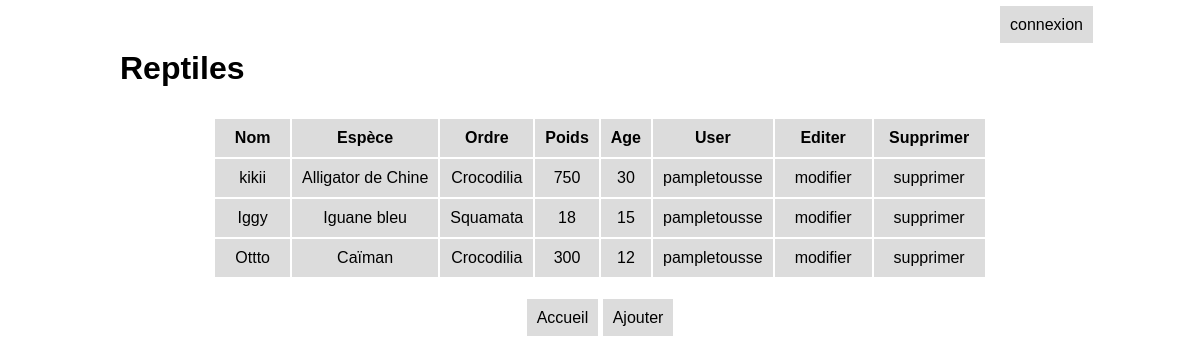
The page /liste/ on the database its author committed.
### reptiles_app/models.py (models this page shows)
class Reptile(models.Model):
    nom = models.CharField(max_length=100)
    nomEspece = models.CharField(max_length=200)
    ordre = models.CharField(max_length=200)
    age = models.PositiveIntegerField(default=0)
    poids = models.PositiveIntegerField()
    user = models.ForeignKey(User,on_delete=models.CASCADE)

### reptiles_app/views.py (the view)
# urls.py: path('liste/',views.liste,name='liste'),
def liste(request):
    template = loader.get_template("reptiles/liste.html")
    reptiles = Reptile.objects.all()
    context = getUserContext(request)
    context['reptiles'] = reptiles
    return HttpResponse(template.render(context,request))

### reptiles_app/views.py (called while the page is built)
def getUserContext(request):
    context={}
    if request.user.is_authenticated == False:
        nom = ""
        codeco = "connexion"
    else:
        nom = request.user.username
        codeco = "deconnexion"
    context["userContext"]=nom
    context["codeco"]=codeco
    return context

### reptiles_app/templates/reptiles/liste.html
{% extends "reptiles/layout.html" %}
{% block content %}
<h1>Reptiles</h1>
<table class="listeReptiles">
    <thead>
        <tr>
            <td>Nom</td>
            <td>Espèce</td>
            <td>Ordre</td>
            <td>Poids</td>
            <td>Age</td>
            <td>User</td>
            <td>Editer</td>
            <td>Supprimer</td>
        </tr>
    </thead>
    <tbody>
        {% for reptile in reptiles %}
        <tr>
            <td><a href="{% url 'detail' reptile.pk %}">{{reptile.nom}}</a></td>
            <td>{{reptile.nomEspece}}</td>
            <td>{{reptile.ordre}}</td>
            <td>{{reptile.poids}}</td>
            <td>{{reptile.age}}</td>
            <td>{{reptile.user}}</td>
            <td><a href="{% url 'update' reptile.pk %}">modifier</a></td>
            <td><a href="{% url 'delete' reptile.pk %}">supprimer</a></td>
        </tr>
        {% endfor %}
    </tbody>
</table>
<div class="btnBottom">
    <a href="{% url 'home' %}">Accueil</a>
    <a href="{% url 'create' %}">Ajouter</a>
</div>
{% endblock %}

### reptiles_app/static/css/style.css (style rules this page uses)
body { margin: 0; padding: 0; box-sizing: border-box; font-family: Arial, Helvetica, sans-serif; }
a { text-decoration: none; color: #000; background-color: rgb(220, 220, 220); padding: 10px; }
.btnBottom { display: block; text-align: center; margin: 0 auto; }
.listeReptiles { text-align: center; margin: 30px auto; }
.listeReptiles thead td { font-weight: bold; }
.listeReptiles td { background-color: rgb(220, 220, 220); padding: 10px; }

### rows shown on the page
Reptile: nom "kikii", nomEspece "Alligator de Chine", ordre "Crocodilia", poids "750", age "30", user "pampletousse"
Reptile: nom "Iggy", nomEspece "Iguane bleu", ordre "Squamata", poids "18", age "15", user "pampletousse"
Reptile: nom "Ottto", nomEspece "Caïman", ordre "Crocodilia", poids "300", age "12", user "pampletousse"

### other values the page prints
{{ codeco }} "connexion"
